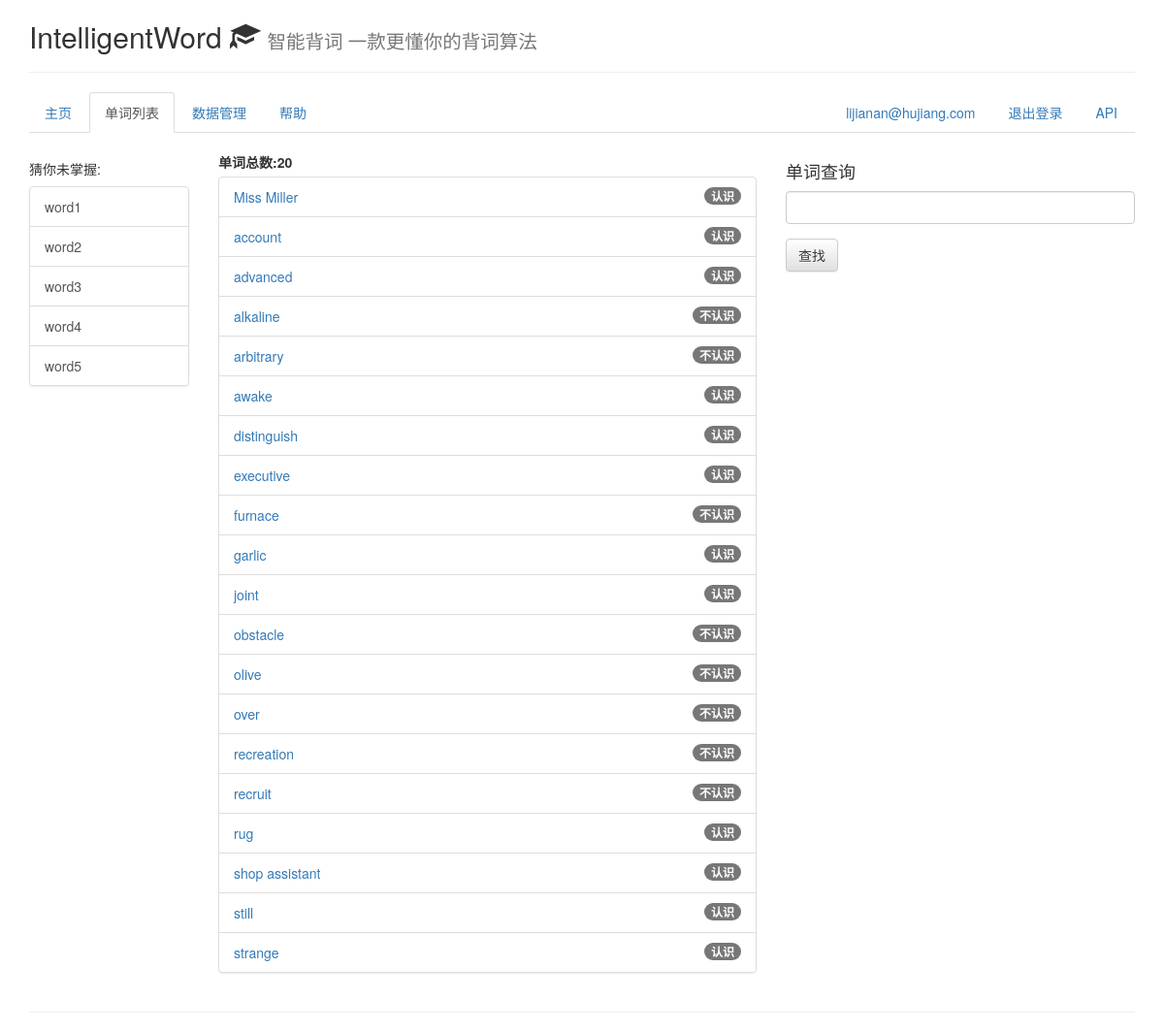
/iw/mark/word_list/ (signed in), run on the app's committed database.
### iw/models.py (models this page shows, shortened)
class Word(models.Model):
    user = models.ForeignKey(User)
    fromLang = models.CharField(max_length=5)
    toLang = models.CharField(max_length=5)
    definition = models.CharField(max_length=100, blank=True, default='')
    phonetic = models.CharField(max_length=100, blank=True, default='')
    word = models.CharField(max_length=100, blank=True, default='')
    audio = models.CharField(max_length=100, blank=True, default='')
    sentence = models.CharField(max_length=200, blank=True, default='')
    trans = models.CharField(max_length=200, blank=True, default='')
    is_known = models.IntegerField(default=0)
    mark_time = models.FloatField(max_length=20, default=get_now_time())
    objects = WordManager()
    class Meta:
        ordering = ('word',)

### iw/views/mark.py (the view)
@login_required(login_url="/iw/login/")
def word_list(request):
    word_list = Word.objects.get_user_word_list(get_user(request))
    return render(request, 'word_list.html', {
        "word_list_count":len(word_list),
        "word_list": word_list
    })

### iw/models.py (called while the page is built)
    def get_user_word_list(self, user):
        return self.filter(user=user).all()

### iw/utils.py (called while the page is built)
def get_user(request):
    username = request.user.username
    user = User.objects.get_by_natural_key(username)
    return user

### iw/templates/word_list.html (shortened to what this page needs)
{% extends "base.html" %}
{% block nav %}
<li>
    <a href="/iw/index">主页</a>
</li>
<li class="active">
    <a href="/iw/mark/word_list/">单词列表</a>
</li>
<li>
    <a href="/iw/data/">数据管理</a>
</li>
<li>
    <a href="/iw/help/">帮助</a>
</li>
{% endblock %}
{% block content %}
<label>单词总数:{{word_list_count}}</label>
<ul class="list-group">
    {% for word in word_list %}
    <li class="list-group-item">
        <span class="badge">
            {% if word.is_known == 1 %}
                认识
            {% elif word.is_known == 2 %}
                不认识
            {% elif word.is_known == 0 %}
                未设置
            {% endif %}
        </span>
        <a href="/iw/mark/word_detail/{{word.id}}">{{word.word}}</a>
    </li>
    {% endfor %}
</ul>
{% endblock %}

### iw/templates/base.html (shortened to what this page needs)
<!DOCTYPE html>
<html lang="en">
<head>
    {% load staticfiles %}
    <link rel="stylesheet" href="https://cdn.bootcss.com/bootstrap/3.3.7/css/bootstrap.min.css">
    <link rel="stylesheet" href="https://cdn.bootcss.com/bootstrap/3.3.7/css/bootstrap-theme.min.css">
</head>
<body>
<div class="container">
	<div class="row clearfix">
		<div class="col-md-12 column">
			<div id="header">
				<div class="logo">
					<h2>IntelligentWord <span class="glyphicon glyphicon-education" aria-hidden="true"></span> <small> 智能背词 一款更懂你的背词算法</small></h2>
					<hr>
				</div>
			</div>
			<div class="row clearfix">
				<div class="col-md-12 column">
                    <ul class="nav nav-tabs nofollow">
				{% block nav %}{% endblock %}
                <li class="pull-right">
					 <a rel="nofollow" href="/iw/api/" >API</a>
				</li>
				{% if user.id %}
				<li class="pull-right">
					<a rel="nofollow" href="{% url 'user_logout' %}" >退出登录</a>
				</li>
				<li class="pull-right">
					{% if user %}
						<a rel="nofollow" href="#" >
						{% if user.email %}
							{{user.email}}
						{% else %}
							{{user}}
						{% endif %}
						</a>
					{% endif %}
				</li>
				{% endif%}
			</ul>
				</div>
			</div>
			<br/>
			<div class="row clearfix">
				<div class="col-md-2 column">
					<h5 class="nofollow">
						猜你未掌握:
					</h5>
					<div class="list-group">
					  <button type="button" class="list-group-item">word1</button>
					  <button type="button" class="list-group-item">word2</button>
					  <button type="button" class="list-group-item">word3</button>
					  <button type="button" class="list-group-item">word4</button>
					  <button type="button" class="list-group-item">word5</button>
					</div>
				</div>
				<div class="col-md-6 column">
                    {% block content %} {% endblock %}
				</div>
				<div class="col-md-4 column">
					<h4 class="nofollow">
						单词查询
					</h4>
                    <form role="form" method="get" action="/iw/api/words">
                        <div class="form-group">
                            <input class="form-control" type="text" name="search"/>
                        </div>
                        <button type="submit" class="btn btn-default">查找</button>
                    </form>
				</div>
			</div>
            <div class="row clearfix">
				<div class="col-md-12 column">
					<hr/>
				</div>
			</div>
		</div>
	</div>
</div>
</body>
</html>

### data on the page
Word: is_known "认识", word "Miss Miller"
Word: is_known "认识", word "account"
Word: is_known "认识", word "advanced"
Word: is_known "不认识", word "alkaline"
Word: is_known "不认识", word "arbitrary"
Word: is_known "认识", word "awake"
Word: is_known "认识", word "distinguish"
Word: is_known "认识", word "executive"
Word: is_known "不认识", word "furnace"
Word: is_known "认识", word "garlic"
Word: is_known "认识", word "joint"
Word: is_known "不认识", word "obstacle"
Word: is_known "不认识", word "olive"
Word: is_known "不认识", word "over"
Word: is_known "不认识", word "recreation"
Word: is_known "不认识", word "recruit"
Word: is_known "认识", word "rug"
Word: is_known "认识", word "shop assistant"
Word: is_known "认识", word "still"
Word: is_known "认识", word "strange"

### other printed values
{{ user.email }} "lijianan@hujiang.com"
{{ word_list_count }} "20"
